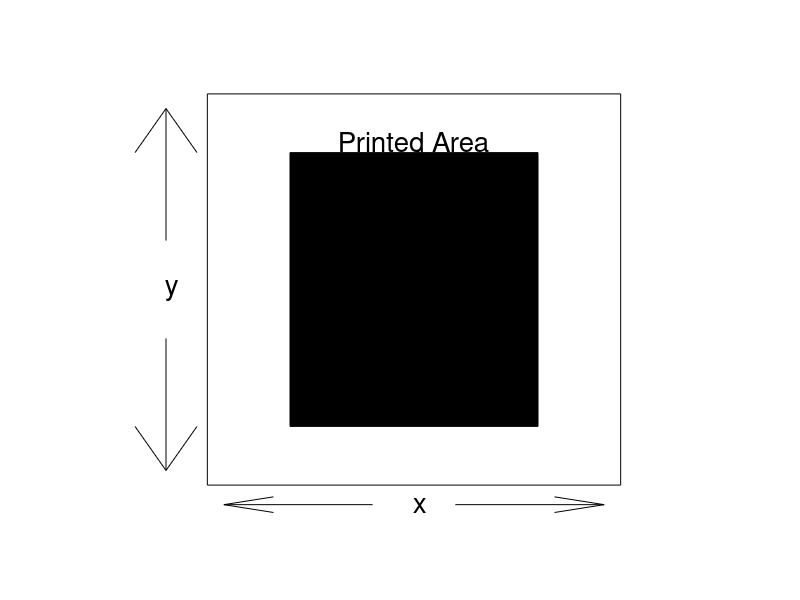
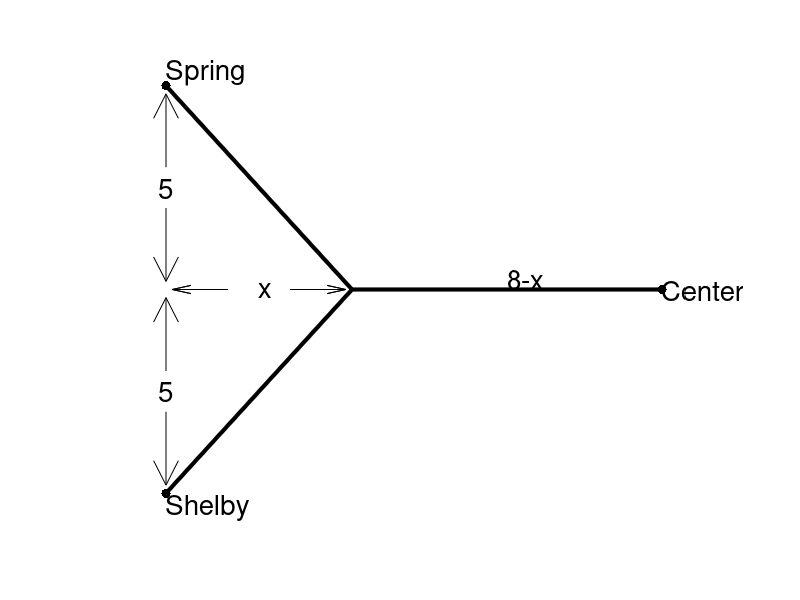

Write MATLAB code to recreate these figures, in order.
% Graphs

close all
plot([0, 0, 20, 20, 0], [0, 40, 40, 0, 0], 'k');
xlim([-5, 25]);
ylim([-5, 45]);
hold on;
text(10, -2, 'x', 'fontsize', 20);
text(-2, 20, 'y', 'fontsize', 20);

fill([4, 4, 16, 16], [6, 34, 34, 6], [0,0,0]);
text(10, 34, 'Printed Area', 'horizontalalignment', 'center', 'verticalalignment', 'bottom', 'fontsize', 20);

quiver(-2, 25, 0, 15, 'color', 'black');
quiver(-2, 15, 0, -15, 'color', 'black');
quiver(12, -2, 8, 0, 'color', 'black');
quiver(8, -2, -8, 0, 'color', 'black');
axis off
print -depsc Poster

% Cable co.
clf
plot([8, 0, 0], [0, 5, -5], '.k', 'markersize', 20);
axis off;
xlim([-1, 9]);
ylim([-6, 6]);
hold on;
text(8, 0, 'Center', 'fontsize', 20, 'horizontalalignment', 'left');
text(0, -5, 'Shelby', 'fontsize', 20, 'verticalalignment', 'top');
text(0, 5, 'Spring', 'fontsize', 20, 'verticalalignment', 'bottom');
plot([0, 3], [5, 0], 'k', 'linewidth', 3);
plot([0, 3], [-5, 0], 'k', 'linewidth', 3);
plot([3, 8], [0, 0], 'k', 'linewidth', 3);
text(1.5, 0, 'x', 'fontsize', 20);
text(5.5, 0, '8-x', 'fontsize', 20, 'verticalalignment', 'bottom');
quiver(1, 0, -1, 0, 'k' );
quiver(2, 0, 1, 0, 'k' );
quiver(1, 0, -1, 0, 'k' );
quiver(2, 0, 1, 0, 'k' );
text(0, 2.5, '5', 'fontsize', 20, 'verticalalignment', 'middle', 'horizontalalignment', 'center');
quiver(0, 2, 0, -2, 'k' );
quiver(0, 3, 0, 2, 'k' );
text(0, -2.5, '5', 'fontsize', 20, 'verticalalignment', 'middle', 'horizontalalignment', 'center');
quiver(0, -3, 0, -2, 'k' );
quiver(0, -2, 0, 2, 'k' );

print -deps Cablevision

% Worms load
